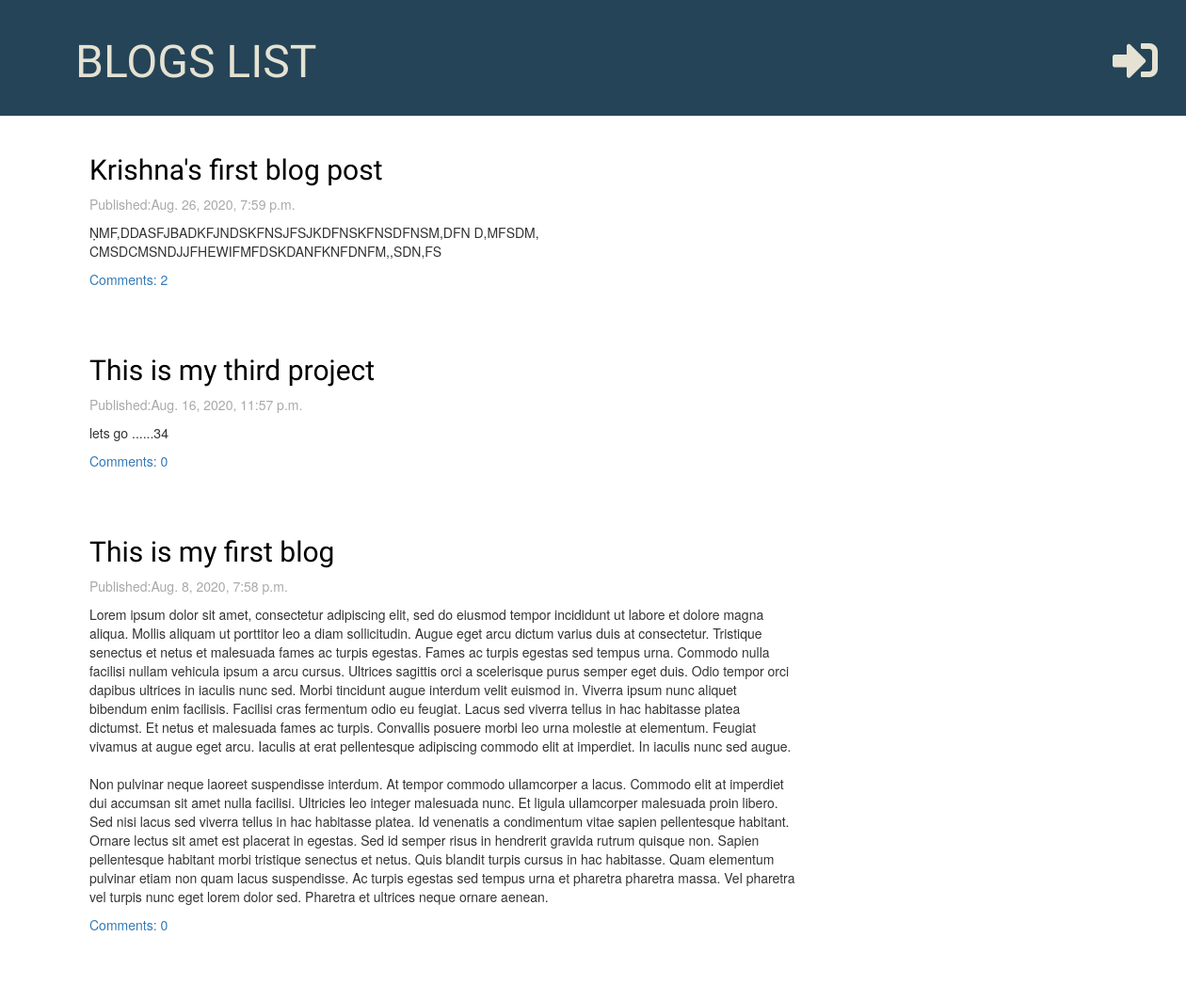
Before: / with the older database file.
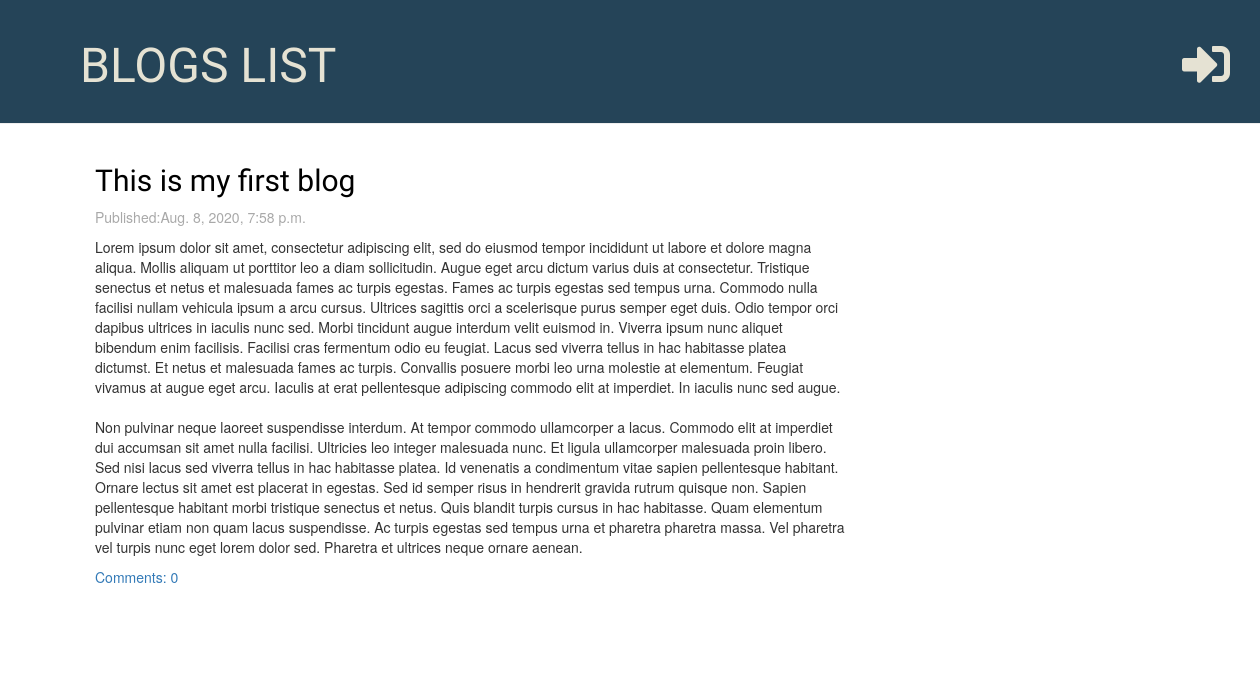
After: the same page with the newer database file.
### blog/models.py (models this page shows, shortened)
class Post(models.Model):
    author=models.ForeignKey('auth.User',on_delete=models.CASCADE)
    title=models.CharField(max_length=200)
    text=models.TextField()
    created_date=models.DateTimeField(default=timezone.now)
    published_date=models.DateTimeField(blank=True,null=True)
    def approved_comments(self):
        return self.comments.filter(approved_comment=True)

### blog/views.py (the view)
# urls.py: path('', views.post_list, name='post_list'),
def post_list(request):
    posts=Post.objects.filter(published_date__lte=timezone.now()).order_by('-published_date')
    stuff={'posts':posts}
    return render(request,'blog/post_list.html',stuff)

### blog/templates/blog/post_list.html (shortened to what this page needs)
{% extends 'blog/base.html' %}
  {% block content %}
    {% for post in posts %}
    <div class="post">
      <h2><a href="{% url 'detail' post.pk %}">{{post.title}}</a></h2>
      <p class="publish">Published:{{post.published_date}}</p>
      <p>{{post.text|linebreaksbr}}</p>
      <a href="{% url 'detail' pk=post.pk %}">Comments: {{ post.approved_comments.count }}</a>
    </div>
    {% endfor %}
  {% endblock %}

Changed rows visible on the page:
removed Post: title "Krishna's first blog post", published_date "Aug. 26, 2020, 7:59 p.m.", text "ṆMF,DDASFJBADKFJNDSKFNSJFSJKDFNSKFNSDFNSM,DFN D,MFSDM, CMSDCMSNDJJFHEWIFMFDSKDANFKNFDNFM,,SDN,FS", approved_comments.count "2"
removed Post: title "This is my third project", published_date "Aug. 16, 2020, 11:57 p.m.", text "lets go ......34", approved_comments.count "0"
